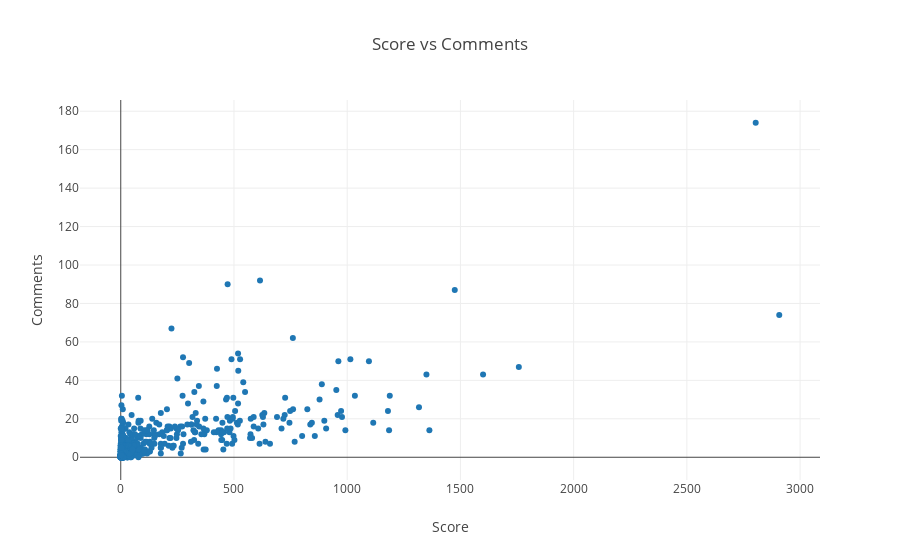

Write notebook code for a chart like this one.
### Markdown cell above
**Firstly, let's look how number of comments is connected with score through scatter plot.**

### Code cell
data = [go.Scatter(
        x=ids.score,
        y=ids.comms_num,
        mode='markers',
        text=ids.index
)
]

layout = go.Layout(
    title='Score vs Comments',
    xaxis=dict(title='Score'),
    yaxis=dict(title='Comments')
)

fig = go.Figure(data=data, layout=layout)
iplot(fig)

### Figure 1 — Plotly figure (JSON) as saved in the notebook; plotly's stock layout.template omitted (floating-point values rounded to 4 significant figures; data arrays with more than 128 entries replaced by an {"elided": "..."} marker saying what was removed)
{"data": [{"mode": "markers", "text": {"elided": "998 str values"}, "type": "scatter", "uid": "f1198432-a004-11e8-a71a-843a4b06963c", "x": {"elided": "998 int values"}, "y": {"elided": "998 int values"}}], "layout": {"title": "Score vs Comments", "xaxis": {"title": "Score"}, "yaxis": {"title": "Comments"}}}
